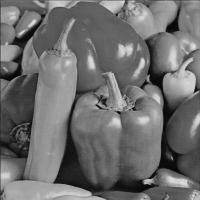
%> input picture Lecciones/Leccion08 13-05-2020/peppers.jpg, 200 x 200 px
$ octave ejemplo2.m   (GNU Octave 9; MATLAB toolbox functions it lacks are replaced by stand-ins)
%> lines starting %> are read from the running program, lines starting %| are printed output that depends on the picture
clc; clear;
pkg load image;

% Ejemplo 1 sobre Histogramas
A = imread('peppers.jpg');
%> A is the input picture: size 200x200 uint8; min 0, max 227, mean 109.9
subplot(1, 3, 1);
imshow(A);
[m, n] = size(A);
%> m = 200; n = 200


% Forma 2 de calcular el histograma
h2 = zeros(256, 1);
for i = 0:255
  h2(i+1) = sum(sum(A==i));
endfor
%> after the loop, h2 = 256 values, max 606 at index 99, min 0 at index 226, mean 156.2

subplot(1, 3, 2);
bar(0:255, h2);
title('Histograma');
xlim([0 255]); % Comando para limitar  los limites del eje x

% Distribucion acumulada
ac = zeros(256, 1);
for i = 0:255
  ac(i+1) = sum(h2(1:i+1))/(m*n);
endfor
%> after the loop, ac = 256 values from 0.0004 to 1

subplot(1, 3, 3);
bar(0:255, ac);
title('Distribucion Acumulada');
xlim([0 255]); % Comando para limitar  los limites del eje x
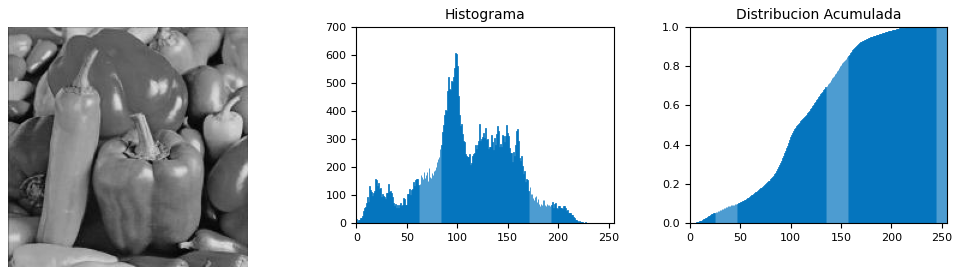
%> figure redrawn from the program's plot data, 3 panels
